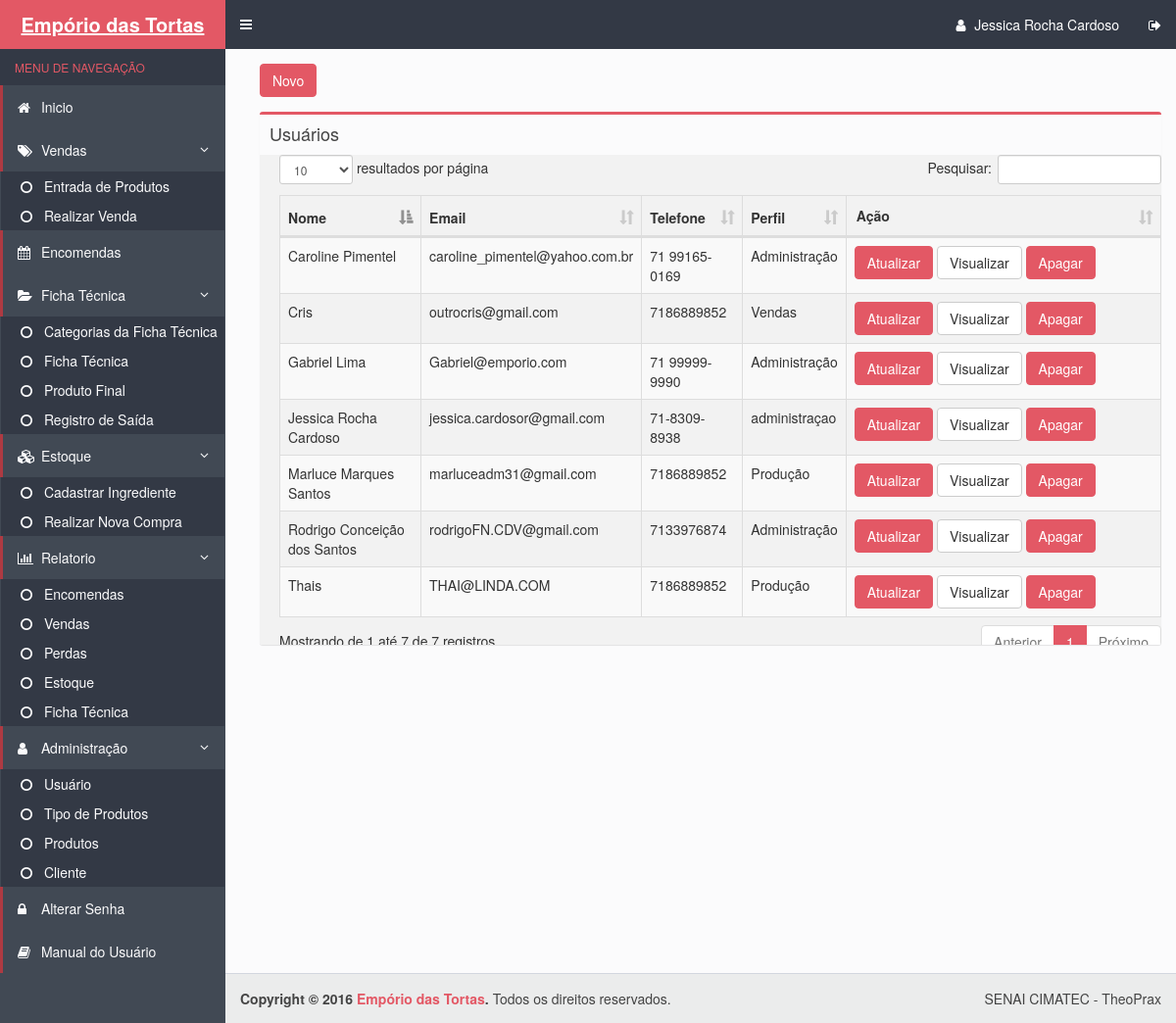
Page /usuario.php (signed in) on the earlier database version.
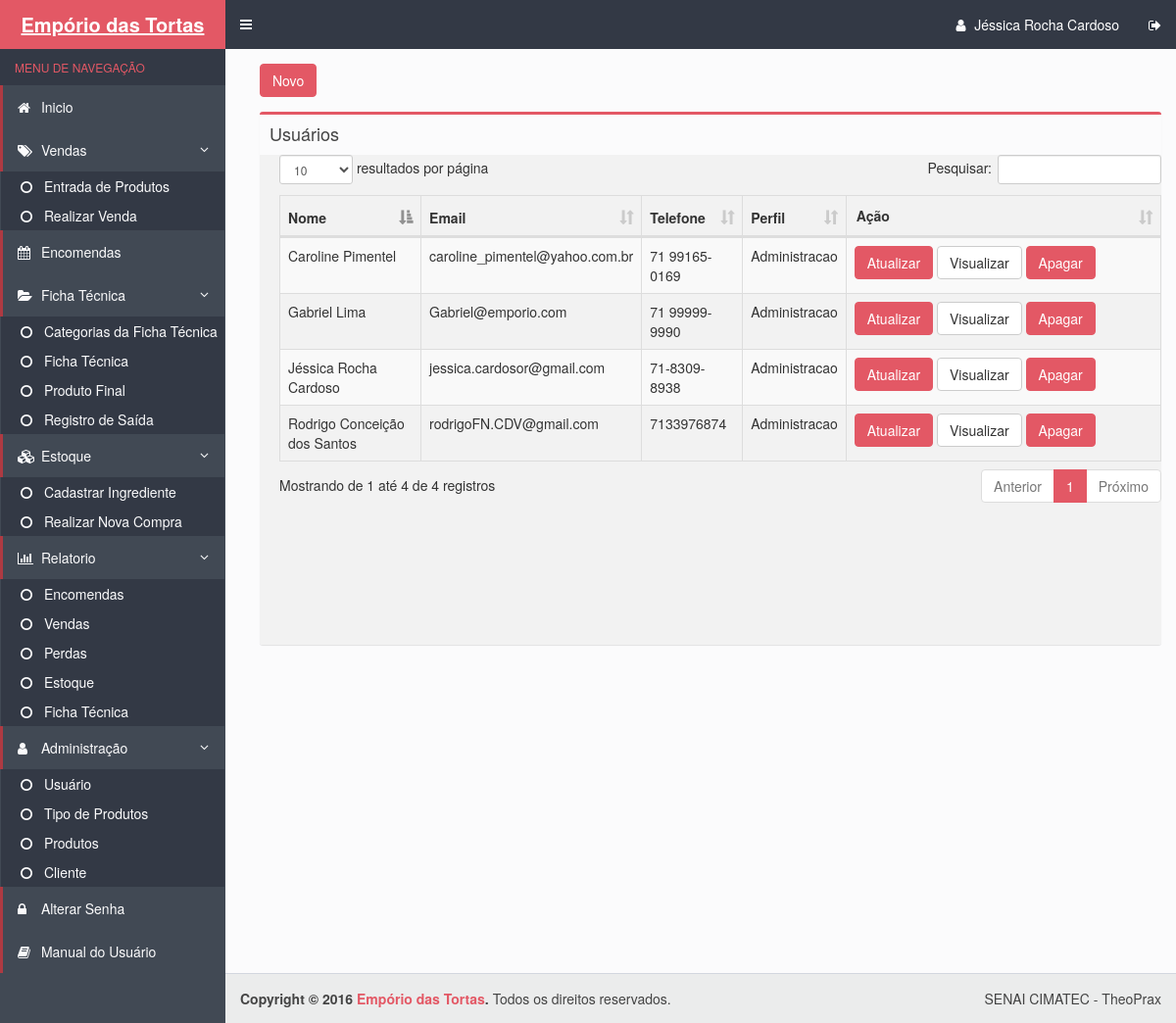
Same page on the later database version.
### tables this page shows
CREATE TABLE IF NOT EXISTS `usuarios` (
  `cod_usuario` int(11) NOT NULL AUTO_INCREMENT,
  `name` varchar(100) NOT NULL,
  `cpf` varchar(14) NOT NULL,
  `email` varchar(100) NOT NULL,
  `mobile` varchar(100) NOT NULL,
  `login` varchar(50) NOT NULL,
  `senha` varchar(32) NOT NULL,
  `acesso` varchar(30) NOT NULL,
  PRIMARY KEY (`cod_usuario`),
  UNIQUE KEY `cpf` (`cpf`,`login`),
  UNIQUE KEY `cpf_2` (`cpf`)
);

### usuario.php (the view, shortened to what this page needs)
<!DOCTYPE html>
<html>
  <head>
    <link rel="stylesheet" href="bootstrap/css/bootstrap.css">
    <link rel="stylesheet" href="https://maxcdn.bootstrapcdn.com/font-awesome/4.4.0/css/font-awesome.min.css">
    <link rel="stylesheet" href="https://code.ionicframework.com/ionicons/2.0.1/css/ionicons.min.css">
    <link rel="stylesheet" href="dist/css/AdminLTE.css">
    <link rel="stylesheet" href="dist/css/skins/skin-blue.css">
  </head>
  <body class="hold-transition skin-blue sidebar-mini">
    <div class="wrapper">
      <?php include_once("includes/header.php") ?>
      <?php include_once("includes/menu.php") ?>
      <div class="content-wrapper">
        <section class="content">
          <div class="row">
            <div class="col-xs-12">
             <a class="btn btn-danger" href="forms/Cadastrar_Usuario.php">Novo</a>
             <section class="content-header">
          </section>
              <div class="box">
                <div class="box-header">
                  <h3 class="box-title">Usuários</h3>
                </div>
                <div class="box-body table-responsive no-padding"  style='overflow:auto;' id="scroll">
                  <table id="example" class="table table-striped table-bordered" cellspacing="0" width="100%">
                    <thead>
                      <tr>
                        <th class="views-field views-field-id">Nome</th>
                        <th class="views-field views-field-id">Email</th>
                        <th class="views-field views-field-id">Telefone</th>
                        <th class="views-field views-field-field-nome">Perfil</th>
                        <th class="views-field views-field-field-nome" id="celula2">Ação</th>
                    </thead>
                    <tbody>
                       <?php
                          $pdo = Database::connect();
                          $sql = 'SELECT * FROM usuarios ORDER BY cod_usuario DESC';
                          foreach ($pdo->query($sql) as $row) {
                            echo '<tr>';
                            echo '<td>'. $row['name'] . '</td>';
                            echo '<td>'. $row['email'] . '</td>';
                            echo '<td>'. $row['mobile'] . '</td>';
                            echo '<td>'. $row['acesso'] . '</td>';
                            echo '<td width=250>';
                            echo '<a class="btn btn-danger" href="forms/Atualizar_usuario.php?id='.$row['cod_usuario'].'">Atualizar</a>';
                            echo '<a class="btn btn-default" href="forms/Visualizar_usuario.php?id='.$row['cod_usuario'].'">Visualizar</a>';
                            echo '<a class="btn btn-danger" href="DAO/Excluir_usuario_DAO.php?id='.$row['cod_usuario'].'">Apagar</a>';
                            echo '</td>';
                            echo '</tr>';
                          }
                        ?>
                    </tbody>
                    </table>
                </div>
              </div>
            </div>
          </div>
        </section>
      </div>
    <?php include_once("includes/footer.php") ?>
    <link rel="stylesheet" type="text/css" href="css/bootstrap.css">
    <link rel="stylesheet" type="text/css" href="css/dataTables.bootstrap.min.css">
  </body>
</html>

### includes/header.php (shortened to what this page needs)
<header class="main-header">
        <a href="inicio.php" class="logo">
          <span class="logo-lg"><b>Empório das Tortas</b></span>
        </a>
        <nav class="navbar navbar-static-top" role="navigation">
          <a href="#" class="sidebar-toggle" data-toggle="offcanvas" role="button">
          </a>
          <div class="navbar-custom-menu">
            <ul class="nav navbar-nav">
              <li class="dropdown user user-menu">
                <a href="inicio.php">
                <i class="fa fa-user"></i>
                  <span class="hidden-xs"><?php echo $_SESSION['UsuarioNome'];?></span>
                </a>
              </li>
              <li>
                <a href="./conexao/logout.php"><i class="fa fa-sign-out"></i></i></a>
              </li>
            </ul>
          </div>
        </nav>
      </header>

Differences in the rows shown:
removed usuarios: name "Thais", email "THAI@LINDA.COM", mobile "7186889852", acesso "Produção"
removed usuarios: name "Cris", email "outrocris@gmail.com", mobile "7186889852", acesso "Vendas"
removed usuarios: name "Marluce Marques Santos", email "marluceadm31@gmail.com", mobile "7186889852", acesso "Produção"
changed usuarios "jessica.cardosor@gmail.com": name "Jessica Rocha Cardoso" → "Jéssica Rocha Cardoso"; acesso "administraçao" → "Administracao"
changed usuarios "Caroline Pimentel": acesso "Administração" → "Administracao"
changed usuarios "Gabriel Lima": acesso "Administração" → "Administracao"
changed usuarios "Rodrigo Conceição dos Santos": acesso "Administração" → "Administracao"
Other differences:
$_SESSION['UsuarioNome']: "Jessica Rocha Cardoso" → "Jéssica Rocha Cardoso"
text written by a page script: "resultados por página Pesquisar: Mostrando de 1 até 7 de 7 registros Anterior 1 Próximo" → "resultados por página Pesquisar: Mostrando de 1 até 4 de 4 registros Anterior 1 Próximo"
